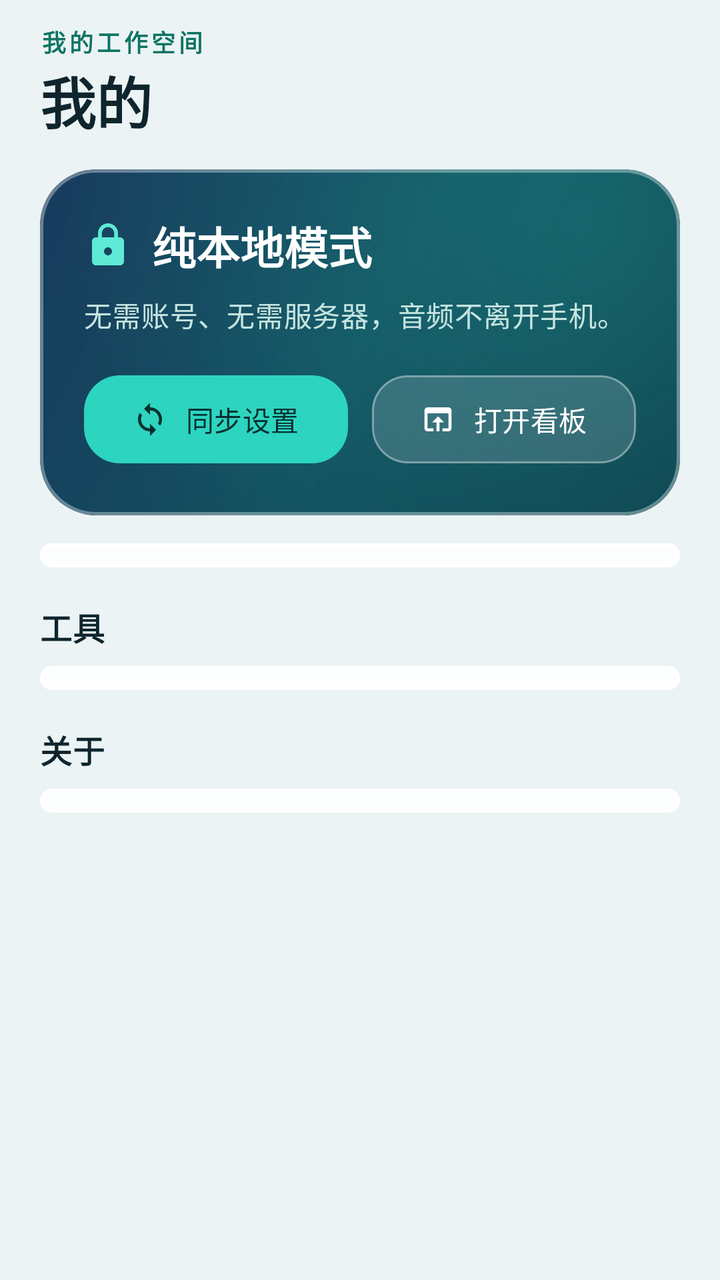
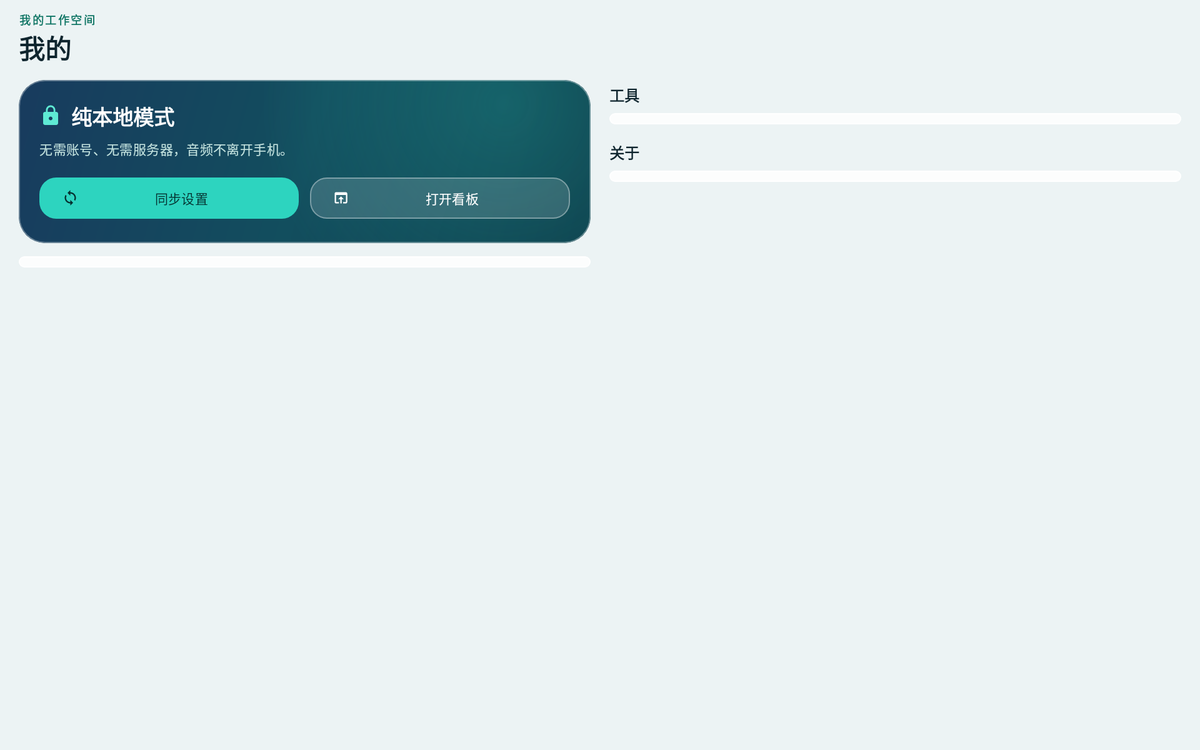

An Android layout and its configuration variant, each rendered on a device that would load it. The default file and the variant file are quoted in full after the pictures.
<!-- AndroidManifest.xml: application theme AppTheme -->
<!-- res/layout/fragment_me.xml -->
<?xml version="1.0" encoding="utf-8"?>
<androidx.core.widget.NestedScrollView xmlns:android="http://schemas.android.com/apk/res/android"
    xmlns:app="http://schemas.android.com/apk/res-auto"
    android:layout_width="match_parent"
    android:layout_height="match_parent"
    android:clipToPadding="false">

    <LinearLayout
        android:layout_width="match_parent"
        android:layout_height="wrap_content"
        android:orientation="vertical"
        android:paddingHorizontal="@dimen/page_padding"
        android:paddingTop="12dp"
        android:paddingBottom="24dp">

        <TextView
            style="@style/Text.Eyebrow"
            android:layout_width="wrap_content"
            android:layout_height="wrap_content"
            android:text="我的工作空间" />

        <TextView
            style="@style/Text.PageTitle"
            android:layout_width="match_parent"
            android:layout_height="wrap_content"
            android:text="我的" />

        <com.google.android.material.card.MaterialCardView
            style="@style/Card.Hero"
            android:layout_width="match_parent"
            android:layout_height="wrap_content"
            android:layout_marginTop="14dp">

            <LinearLayout
                android:layout_width="match_parent"
                android:layout_height="wrap_content"
                android:background="@drawable/bg_glass_hero"
                android:orientation="vertical"
                android:padding="22dp">

                <LinearLayout
                    android:layout_width="match_parent"
                    android:layout_height="wrap_content"
                    android:gravity="center_vertical"
                    android:orientation="horizontal">

                    <ImageView
                        android:id="@+id/iconMode"
                        android:layout_width="24dp"
                        android:layout_height="24dp"
                        android:contentDescription="@null"
                        android:src="@drawable/ic_lock"
                        app:tint="@color/hero_accent" />

                    <TextView
                        android:id="@+id/tvMode"
                        android:layout_width="0dp"
                        android:layout_height="wrap_content"
                        android:layout_marginStart="10dp"
                        android:layout_weight="1"
                        android:textAppearance="?attr/textAppearanceTitleLarge"
                        android:textColor="@color/hero_on"
                        android:textStyle="bold"
                        android:text="纯本地模式" />
                </LinearLayout>

                <TextView
                    android:id="@+id/tvModeSub"
                    android:layout_width="match_parent"
                    android:layout_height="wrap_content"
                    android:layout_marginTop="8dp"
                    android:textAppearance="?attr/textAppearanceBodyMedium"
                    android:textColor="@color/hero_muted"
                    android:text="无需账号、无需服务器，音频不离开手机。" />

                <LinearLayout
                    android:layout_width="match_parent"
                    android:layout_height="wrap_content"
                    android:layout_marginTop="16dp"
                    android:orientation="horizontal">

                    <com.google.android.material.button.MaterialButton
                        android:id="@+id/btnSyncSettings"
                        style="@style/Button.Hero"
                        android:layout_width="0dp"
                        android:layout_height="wrap_content"
                        android:layout_marginEnd="6dp"
                        android:layout_weight="1"
                        app:icon="@drawable/ic_sync"
                        android:text="同步设置" />

                    <com.google.android.material.button.MaterialButton
                        android:id="@+id/btnBoard"
                        style="@style/Button.HeroSoft"
                        android:layout_width="0dp"
                        android:layout_height="wrap_content"
                        android:layout_marginStart="6dp"
                        android:layout_weight="1"
                        app:icon="@drawable/ic_open_in_browser"
                        android:text="打开看板" />
                </LinearLayout>
            </LinearLayout>
        </com.google.android.material.card.MaterialCardView>

        <com.google.android.material.card.MaterialCardView
            style="@style/Card"
            android:layout_width="match_parent"
            android:layout_height="wrap_content"
            android:layout_marginTop="14dp">

            <LinearLayout
                android:id="@+id/listSetup"
                android:layout_width="match_parent"
                android:layout_height="wrap_content"
                android:orientation="vertical"
                android:paddingHorizontal="12dp"
                android:paddingVertical="6dp" />
        </com.google.android.material.card.MaterialCardView>

        <TextView
            style="@style/Text.SectionTitle"
            android:layout_width="match_parent"
            android:layout_height="wrap_content"
            android:layout_marginTop="18dp"
            android:layout_marginBottom="8dp"
            android:text="工具" />

        <com.google.android.material.card.MaterialCardView
            style="@style/Card"
            android:layout_width="match_parent"
            android:layout_height="wrap_content">

            <LinearLayout
                android:id="@+id/listTools"
                android:layout_width="match_parent"
                android:layout_height="wrap_content"
                android:orientation="vertical"
                android:paddingHorizontal="12dp"
                android:paddingVertical="6dp" />
        </com.google.android.material.card.MaterialCardView>

        <TextView
            style="@style/Text.SectionTitle"
            android:layout_width="match_parent"
            android:layout_height="wrap_content"
            android:layout_marginTop="18dp"
            android:layout_marginBottom="8dp"
            android:text="关于" />

        <com.google.android.material.card.MaterialCardView
            style="@style/Card"
            android:layout_width="match_parent"
            android:layout_height="wrap_content">

            <LinearLayout
                android:id="@+id/listAbout"
                android:layout_width="match_parent"
                android:layout_height="wrap_content"
                android:orientation="vertical"
                android:paddingHorizontal="12dp"
                android:paddingVertical="6dp" />
        </com.google.android.material.card.MaterialCardView>
    </LinearLayout>
</androidx.core.widget.NestedScrollView>
<!-- resources referenced by this layout -->
<resources>
  <color name="hero_accent">#5EEAD4</color>
  <color name="hero_muted">#C5E4E0</color>
  <color name="hero_on">#FFFFFF</color>
  <dimen name="page_padding">20dp</dimen>
  <style name="Card.Hero">
          <item name="cardBackgroundColor">@color/hero_background</item>
          <item name="cardCornerRadius">28dp</item>
          <item name="cardElevation">0dp</item>
          <item name="strokeWidth">1.5dp</item>
          <item name="strokeColor">@color/hero_stroke</item>
      </style>
  <style name="Text.PageTitle" parent="TextAppearance.Material3.HeadlineMedium">
          <item name="android:textColor">?attr/colorOnSurface</item>
          <item name="android:textStyle">bold</item>
      </style>
  <style name="Text.SectionTitle" parent="TextAppearance.Material3.TitleMedium">
          <item name="android:textColor">?attr/colorOnSurface</item>
          <item name="android:textStyle">bold</item>
      </style>
  <color name="hero_background">#0D3B49</color>
  <color name="hero_mid">#124E5E</color>
  <color name="hero_end">#183B5E</color>
  <color name="hero_glow">#382DD4BF</color>
  <color name="hero_button">#2DD4BF</color>
  <color name="hero_button_on">#042F2E</color>
  <color name="hero_button_soft">#26FFFFFF</color>
  <color name="hero_stroke">#59FFFFFF</color>
  <color name="glass_card_bg">#D4FFFFFF</color>
  <color name="glass_card_stroke">#F2FFFFFF</color>
  <color name="md_primary">#0D7463</color>
  <color name="md_on_primary">#FFFFFF</color>
  <color name="md_primary_container">#BCECE2</color>
  <color name="md_on_primary_container">#00201A</color>
  <color name="md_secondary">#3E6362</color>
  <color name="md_on_secondary">#FFFFFF</color>
  <color name="md_secondary_container">#CBE7E6</color>
  <color name="md_on_secondary_container">#051F1F</color>
  <color name="md_tertiary">#8A5A00</color>
  <color name="md_on_tertiary">#FFFFFF</color>
  <color name="md_tertiary_container">#FFDEA6</color>
  <color name="md_on_tertiary_container">#2B1900</color>
  <color name="md_error">#BA1A1A</color>
  <color name="md_on_error">#FFFFFF</color>
  <color name="md_error_container">#FFDAD6</color>
  <color name="md_on_error_container">#410002</color>
  <color name="md_background">#ECF3F4</color>
  <color name="md_on_background">#0F252E</color>
  <color name="md_surface">#ECF3F4</color>
  <color name="md_on_surface">#0F252E</color>
  <color name="md_surface_variant">#DAE6E6</color>
  <color name="md_on_surface_variant">#4E676A</color>
  <color name="md_outline">#688284</color>
  <color name="md_outline_variant">#BDD0D1</color>
  <color name="md_surface_container_lowest">#FFFFFF</color>
  <color name="md_surface_container_low">#EBF3F4</color>
  <color name="md_surface_container">#E2ECEE</color>
  <color name="md_surface_container_high">#D9E6E8</color>
  <color name="md_surface_container_highest">#D0DFE2</color>
  <color name="md_inverse_surface">#182A32</color>
  <color name="md_inverse_on_surface">#EAF4F4</color>
  <color name="md_inverse_primary">#5EEAD4</color>
  <style name="AppDialog" parent="ThemeOverlay.Material3.MaterialAlertDialog">
          <item name="shapeAppearanceOverlay">@style/Shape.Dialog</item>
      </style>
  <style name="AppBottomSheet" parent="ThemeOverlay.Material3.BottomSheetDialog">
          <item name="bottomSheetStyle">@style/AppBottomSheetStyle</item>
      </style>
  <style name="Shape.Dialog" parent="">
          <item name="cornerFamily">rounded</item>
          <item name="cornerSize">26dp</item>
      </style>
  <style name="AppBottomSheetStyle" parent="Widget.Material3.BottomSheet.Modal">
          <item name="shapeAppearanceOverlay">@style/Shape.Sheet</item>
          <item name="backgroundTint">@color/glass_card_bg</item>
      </style>
  <style name="Shape.Sheet" parent="">
          <item name="cornerFamily">rounded</item>
          <item name="cornerSizeTopLeft">28dp</item>
          <item name="cornerSizeTopRight">28dp</item>
      </style>
  <!-- some entries are left out for length -->
</resources>
<!-- res/layout-w1200dp/fragment_me.xml (the repository's variant of the layout above) -->
<!-- drawn on a large tablet held sideways -->
<?xml version="1.0" encoding="utf-8"?>
<androidx.core.widget.NestedScrollView xmlns:android="http://schemas.android.com/apk/res/android"
    xmlns:app="http://schemas.android.com/apk/res-auto"
    android:layout_width="match_parent"
    android:layout_height="match_parent"
    android:clipToPadding="false">

    <LinearLayout
        android:layout_width="match_parent"
        android:layout_height="wrap_content"
        android:orientation="vertical"
        android:paddingHorizontal="@dimen/page_padding"
        android:paddingTop="12dp"
        android:paddingBottom="24dp">

        <TextView
            style="@style/Text.Eyebrow"
            android:layout_width="wrap_content"
            android:layout_height="wrap_content"
            android:text="我的工作空间" />

        <TextView
            style="@style/Text.PageTitle"
            android:layout_width="match_parent"
            android:layout_height="wrap_content"
            android:text="我的" />

        <LinearLayout
            android:layout_width="match_parent"
            android:layout_height="wrap_content"
            android:baselineAligned="false"
            android:orientation="horizontal">
            <LinearLayout
                android:layout_width="0dp"
                android:layout_height="wrap_content"
                android:layout_marginEnd="20dp"
                android:layout_weight="1"
                android:orientation="vertical">
        <com.google.android.material.card.MaterialCardView
            style="@style/Card.Hero"
            android:layout_width="match_parent"
            android:layout_height="wrap_content"
            android:layout_marginTop="14dp">

            <LinearLayout
                android:layout_width="match_parent"
                android:layout_height="wrap_content"
                android:background="@drawable/bg_glass_hero"
                android:orientation="vertical"
                android:padding="22dp">

                <LinearLayout
                    android:layout_width="match_parent"
                    android:layout_height="wrap_content"
                    android:gravity="center_vertical"
                    android:orientation="horizontal">

                    <ImageView
                        android:id="@+id/iconMode"
                        android:layout_width="24dp"
                        android:layout_height="24dp"
                        android:contentDescription="@null"
                        android:src="@drawable/ic_lock"
                        app:tint="@color/hero_accent" />

                    <TextView
                        android:id="@+id/tvMode"
                        android:layout_width="0dp"
                        android:layout_height="wrap_content"
                        android:layout_marginStart="10dp"
                        android:layout_weight="1"
                        android:textAppearance="?attr/textAppearanceTitleLarge"
                        android:textColor="@color/hero_on"
                        android:textStyle="bold"
                        android:text="纯本地模式" />
                </LinearLayout>

                <TextView
                    android:id="@+id/tvModeSub"
                    android:layout_width="match_parent"
                    android:layout_height="wrap_content"
                    android:layout_marginTop="8dp"
                    android:textAppearance="?attr/textAppearanceBodyMedium"
                    android:textColor="@color/hero_muted"
                    android:text="无需账号、无需服务器，音频不离开手机。" />

                <LinearLayout
                    android:layout_width="match_parent"
                    android:layout_height="wrap_content"
                    android:layout_marginTop="16dp"
                    android:orientation="horizontal">

                    <com.google.android.material.button.MaterialButton
                        android:id="@+id/btnSyncSettings"
                        style="@style/Button.Hero"
                        android:layout_width="0dp"
                        android:layout_height="wrap_content"
                        android:layout_marginEnd="6dp"
                        android:layout_weight="1"
                        app:icon="@drawable/ic_sync"
                        android:text="同步设置" />

                    <com.google.android.material.button.MaterialButton
                        android:id="@+id/btnBoard"
                        style="@style/Button.HeroSoft"
                        android:layout_width="0dp"
                        android:layout_height="wrap_content"
                        android:layout_marginStart="6dp"
                        android:layout_weight="1"
                        app:icon="@drawable/ic_open_in_browser"
                        android:text="打开看板" />
                </LinearLayout>
            </LinearLayout>
        </com.google.android.material.card.MaterialCardView>

        <com.google.android.material.card.MaterialCardView
            style="@style/Card"
            android:layout_width="match_parent"
            android:layout_height="wrap_content"
            android:layout_marginTop="14dp">

            <LinearLayout
                android:id="@+id/listSetup"
                android:layout_width="match_parent"
                android:layout_height="wrap_content"
                android:orientation="vertical"
                android:paddingHorizontal="12dp"
                android:paddingVertical="6dp" />
        </com.google.android.material.card.MaterialCardView>
            </LinearLayout>
            <LinearLayout
                android:layout_width="0dp"
                android:layout_height="wrap_content"
                android:layout_weight="1"
                android:orientation="vertical">
        <TextView
            style="@style/Text.SectionTitle"
            android:layout_width="match_parent"
            android:layout_height="wrap_content"
            android:layout_marginTop="18dp"
            android:layout_marginBottom="8dp"
            android:text="工具" />

        <com.google.android.material.card.MaterialCardView
            style="@style/Card"
            android:layout_width="match_parent"
            android:layout_height="wrap_content">

            <LinearLayout
                android:id="@+id/listTools"
                android:layout_width="match_parent"
                android:layout_height="wrap_content"
                android:orientation="vertical"
                android:paddingHorizontal="12dp"
                android:paddingVertical="6dp" />
        </com.google.android.material.card.MaterialCardView>

        <TextView
            style="@style/Text.SectionTitle"
            android:layout_width="match_parent"
            android:layout_height="wrap_content"
            android:layout_marginTop="18dp"
            android:layout_marginBottom="8dp"
            android:text="关于" />

        <com.google.android.material.card.MaterialCardView
            style="@style/Card"
            android:layout_width="match_parent"
            android:layout_height="wrap_content">

            <LinearLayout
                android:id="@+id/listAbout"
                android:layout_width="match_parent"
                android:layout_height="wrap_content"
                android:orientation="vertical"
                android:paddingHorizontal="12dp"
                android:paddingVertical="6dp" />
        </com.google.android.material.card.MaterialCardView>
            </LinearLayout>
        </LinearLayout>
    </LinearLayout>
</androidx.core.widget.NestedScrollView>
